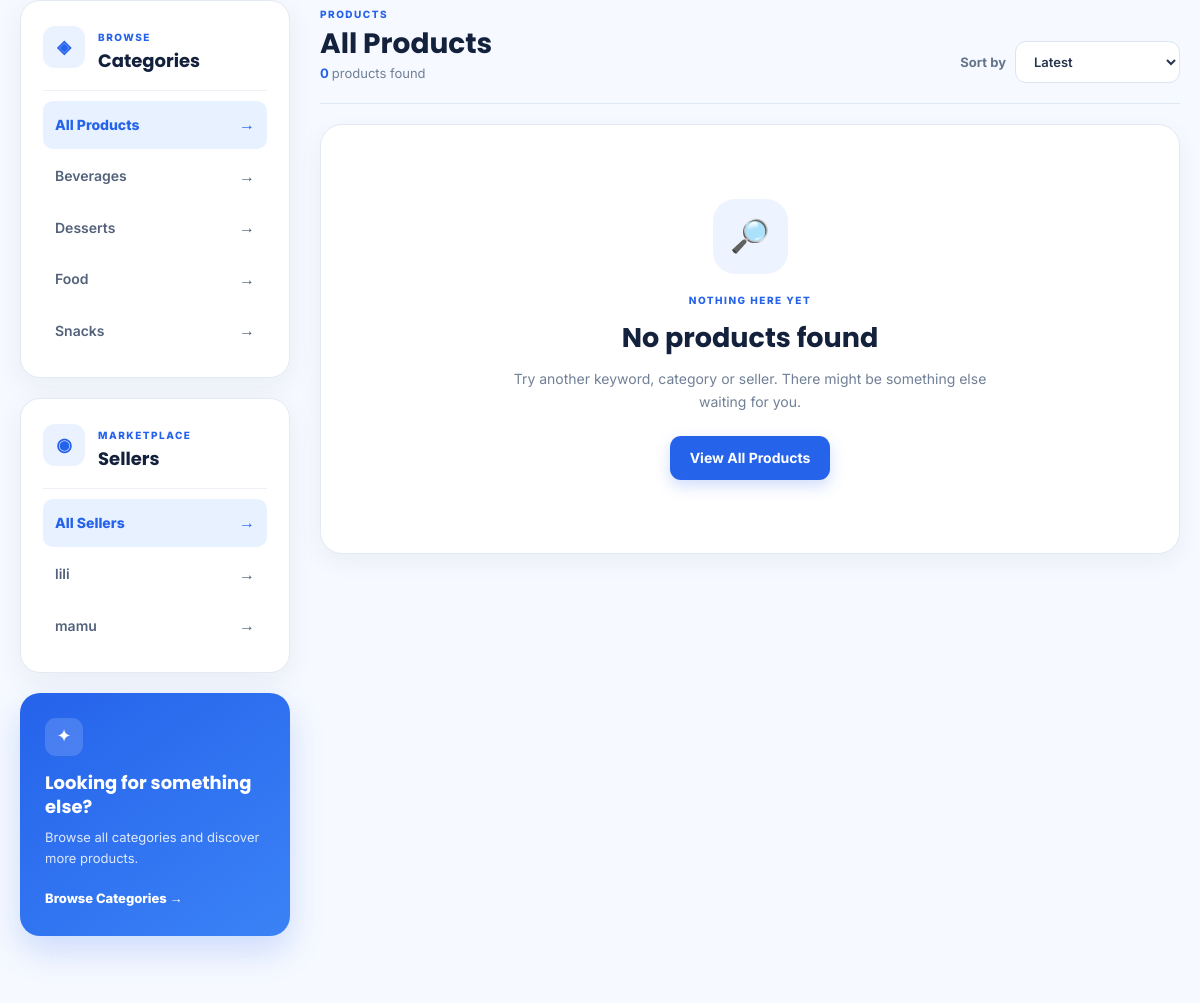
The page /catalog.php (middle part) on the database as committed earlier.
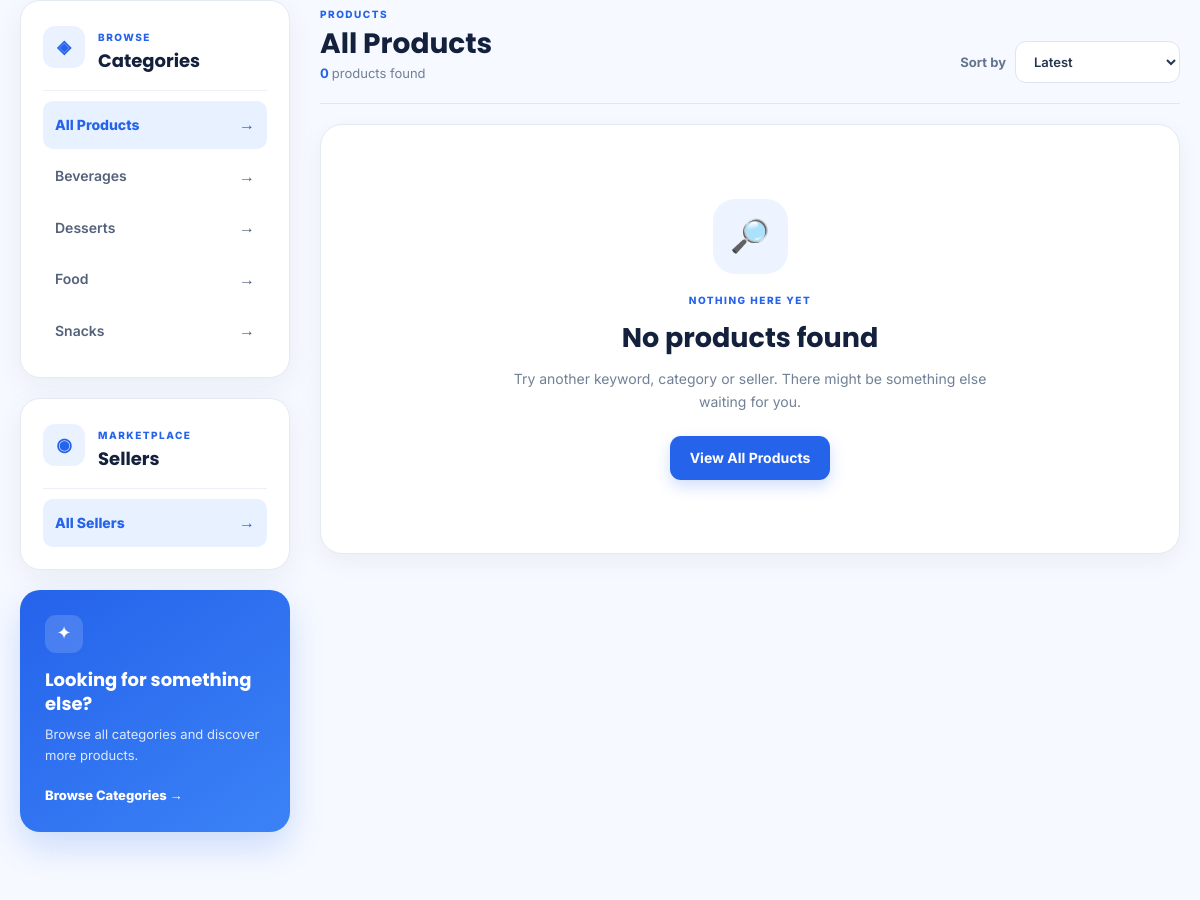
The same page on the database as committed later.
### tables this page shows
CREATE TABLE IF NOT EXISTS categories (
    category_id INT AUTO_INCREMENT PRIMARY KEY,

    category_name VARCHAR(100) NOT NULL UNIQUE,

    category_image VARCHAR(255) NULL,

    created_at DATETIME NOT NULL
        DEFAULT CURRENT_TIMESTAMP

);

CREATE TABLE IF NOT EXISTS vendors (
    vendor_id INT AUTO_INCREMENT PRIMARY KEY,

    user_id INT NOT NULL UNIQUE,

    business_name VARCHAR(150) NOT NULL,

    business_logo VARCHAR(255) NULL,

    business_description TEXT NULL,

    business_address TEXT NULL,

    category VARCHAR(100) NULL,

    delivery_method ENUM(
        'Pickup',
        'Postage',
        'Both'
    ) NOT NULL DEFAULT 'Both',

    approval_status ENUM(
        'Pending',
        'Approved',
        'Rejected',
        'Suspended'
    ) NOT NULL DEFAULT 'Pending',

    created_at DATETIME NOT NULL
        DEFAULT CURRENT_TIMESTAMP,

    updated_at DATETIME NOT NULL
        DEFAULT CURRENT_TIMESTAMP
        ON UPDATE CURRENT_TIMESTAMP,

    CONSTRAINT fk_vendors_user
        FOREIGN KEY (user_id)
        REFERENCES users(user_id)
        ON DELETE CASCADE

);

### config.php (called while the page is built, shortened)
<?php
if (!function_exists('e')) {
    function e($value)
    {
        return htmlspecialchars(
            (string) $value,
            ENT_QUOTES,
            'UTF-8'
        );
    }
}
?>

### catalog.php (the view, shortened to what this page needs)
<?php
require_once __DIR__ . '/config.php';
require_once __DIR__ . '/database/db.php';
$search = isset($_GET['search'])
    ? trim($_GET['search'])
    : '';
$categoryId = isset($_GET['category'])
    ? (int) $_GET['category']
    : 0;
$vendorId = isset($_GET['vendor'])
    ? (int) $_GET['vendor']
    : 0;
$sort = isset($_GET['sort'])
    ? trim($_GET['sort'])
    : 'latest';
$categories = [];
$vendors = [];
$products = [];
$productCount = 0;
$activeCategoryName = '';
$activeVendorName = '';
try {
    $categoryStmt = $db->prepare("
        SELECT
            category_id,
            category_name
        FROM categories
        ORDER BY category_name ASC
    ");
    $categoryStmt->execute();
    $categories = $categoryStmt->fetchAll(
        PDO::FETCH_ASSOC
    );
} catch (PDOException $e) {
    $categories = [];
}
try {
    $vendorStmt = $db->prepare("
        SELECT
            vendor_id,
            business_name
        FROM vendors
        ORDER BY business_name ASC
    ");
    $vendorStmt->execute();
    $vendors = $vendorStmt->fetchAll(
        PDO::FETCH_ASSOC
    );
} catch (PDOException $e) {
    $vendors = [];
}
$orderBy = 'p.created_at DESC';
switch ($sort) {
    case 'latest':
    default:
        $orderBy = 'p.created_at DESC';
        break;
}
$sql = "
    SELECT
        p.*,
        v.business_name,
        v.business_logo,
        c.category_name
    FROM products p
    INNER JOIN vendors v
        ON p.vendor_id = v.vendor_id
    INNER JOIN categories c
        ON p.category_id = c.category_id
    WHERE 1 = 1
";
$params = [];
$sql .= "
    ORDER BY {$orderBy}
";
try {
    $productStmt = $db->prepare($sql);
    $productStmt->execute($params);
    $products = $productStmt->fetchAll(
        PDO::FETCH_ASSOC
    );
    $productCount = count($products);
} catch (PDOException $e) {
    $products = [];
    $productCount = 0;
}
require_once __DIR__ . '/includes/header.php';
?>
<section class="catalog-content">
    <div class="catalog-layout">
        <aside class="catalog-sidebar">
            <div class="catalog-filter-card">
                <div class="catalog-filter-heading">
                    <span class="filter-icon">
                        ◈
                    </span>
                    <div>
                        <span class="small-label">
                            BROWSE
                        </span>
                        <h3>
                            Categories
                        </h3>
                    </div>
                </div>
                <div class="catalog-filter-list">
                    <a
                        href="<?= e(BASE_URL) ?>catalog.php"
                        class="<?= $categoryId === 0 ? 'active' : '' ?>"
                    >
                        <span>
                            All Products
                        </span>
                        <span>
                            →
                        </span>
                    </a>
                    <?php foreach ($categories as $category): ?>
                        <a
                            href="<?= e(BASE_URL) ?>catalog.php?category=<?= (int) $category['category_id'] ?>"
                            class="<?= $categoryId === (int) $category['category_id'] ? 'active' : '' ?>"
                        >
                            <span>
                                <?= e($category['category_name']) ?>
                            </span>
                            <span>
                                →
                            </span>
                        </a>
                    <?php endforeach; ?>
                </div>
            </div>
            <div class="catalog-filter-card">
                <div class="catalog-filter-heading">
                    <span class="filter-icon">
                        ◉
                    </span>
                    <div>
                        <span class="small-label">
                            MARKETPLACE
                        </span>
                        <h3>
                            Sellers
                        </h3>
                    </div>
                </div>
                <div class="catalog-filter-list">
                    <a
                        href="<?= e(BASE_URL) ?>catalog.php"
                        class="<?= $vendorId === 0 ? 'active' : '' ?>"
                    >
                        <span>
                            All Sellers
                        </span>
                        <span>
                            →
                        </span>
                    </a>
                    <?php foreach ($vendors as $vendor): ?>
                        <a
                            href="<?= e(BASE_URL) ?>catalog.php?vendor=<?= (int) $vendor['vendor_id'] ?>"
                            class="<?= $vendorId === (int) $vendor['vendor_id'] ? 'active' : '' ?>"
                        >
                            <span>
                                <?= e($vendor['business_name']) ?>
                            </span>
                            <span>
                                →
                            </span>
                        </a>
                    <?php endforeach; ?>
                </div>
            </div>
            <div class="catalog-sidebar-cta">
                <span>
                    ✦
                </span>
                <h3>
                    Looking for something else?
                </h3>
                <p>
                    Browse all categories and discover
                    more products.
                </p>
                <a
                    href="<?= e(BASE_URL) ?>category.php"
                >
                    Browse Categories →
                </a>
            </div>
        </aside>
        <div class="catalog-main">
            <div class="catalog-toolbar">
                <div class="catalog-toolbar-info">
                    <span class="small-label">
                        PRODUCTS
                    </span>
                    <h2>
                        <?php if ($activeCategoryName !== ''): ?>
                            <?= e($activeCategoryName) ?>
                        <?php elseif ($activeVendorName !== ''): ?>
                            <?= e($activeVendorName) ?>
                        <?php elseif ($search !== ''): ?>
                            Search results
                        <?php else: ?>
                            All Products
                        <?php endif; ?>
                    </h2>
                    <p>
                        <strong>
                            <?= $productCount ?>
                        </strong>
                        product<?= $productCount !== 1 ? 's' : '' ?>
                        found
                    </p>
                </div>
                <form
                    action="<?= e(BASE_URL) ?>catalog.php"
                    method="GET"
                    class="catalog-sort"
                >
                    <label for="sort">
                        Sort by
                    </label>
                    <select
                        name="sort"
                        id="sort"
                        onchange="this.form.submit()"
                    >
                        <option
                            value="latest"
                            <?= $sort === 'latest' ? 'selected' : '' ?>
                        >
                            Latest
                        </option>
                    </select>
                </form>
            </div>
            <?php if (!empty($products)): ?>
                <div class="catalog-product-grid">
                    <?php foreach ($products as $product): ?>
                        <?php
                        $productId =
                            (int) $product['product_id'];
                        $price =
                            (float) $product['price'];
                        $productImage =
                            getProductImage(
                                $product['image']
                            );
                        ?>
                        <article class="catalog-product-card">
                            <div class="catalog-product-image">
                                <a
                                    href="<?= e(BASE_URL) ?>product_details.php?id=<?= $productId ?>"
                                >
                                    <?php if (!empty($product['image'])): ?>
                                        <img
                                            src="<?= e($productImage) ?>"
                                            alt="<?= e($product['product_name']) ?>"
                                            loading="lazy"
                                        >
                                    <?php else: ?>
                                        <div class="catalog-product-placeholder">
                                            🛍️
                                        </div>
                                    <?php endif; ?>
                                </a>
                                <?php if (
                                    isset($_SESSION['user_id'])
                                ): ?>
                                    <button
                                        type="button"
                                        class="wishlist-btn"
                                        data-product-id="<?= $productId ?>"
                                        title="Add to wishlist"
                                    >
                                        ♡
                                    </button>
                                <?php endif; ?>
                                <span class="catalog-stock">
                                    <?= (int) $product['stock_quantity'] ?>
                                    left
                                </span>
                            </div>
                            <div class="catalog-product-body">
                                <span class="catalog-product-category">
                                    <?= e(
                                        $product['category_name']
                                    ) ?>
                                </span>
                                <h3>
                                    <a
                                        href="<?= e(BASE_URL) ?>product_details.php?id=<?= $productId ?>"
                                    >
                                        <?= e(
                                            $product['product_name']
                                        ) ?>
                                    </a>
                                </h3>
                                <p class="catalog-product-vendor">
                                    by
                                    <strong>
                                        <?= e(
                                            $product['business_name']
                                        ) ?>
                                    </strong>
                                </p>
                                <div class="catalog-product-footer">
                                    <div>
                                        <span>
                                            Price
                                        </span>
                                        <strong>
                                            RM
                                            <?= number_format(
                                                $price,
                                                2
                                            ) ?>
                                        </strong>
                                    </div>
                                    <?php if (
                                        isset($_SESSION['user_id'])
                                    ): ?>
                                        <button
                                            type="button"
                                            class="add-cart-btn"
                                            data-product-id="<?= $productId ?>"
                                        >
                                            🛒
                                            Add
                                        </button>
                                    <?php else: ?>
                                        <a
                                            href="<?= e(BASE_URL) ?>index.php"
                                            class="add-cart-btn"
                                        >
                                            Login
                                        </a>
                                    <?php endif; ?>
                                </div>
                            </div>
                        </article>
                    <?php endforeach; ?>
                </div>
            <?php else: ?>
                <div class="catalog-empty">
                    <div class="catalog-empty-icon">
                        🔎
                    </div>
                    <span class="small-label">
                        NOTHING HERE YET
                    </span>
                    <h2>
                        No products found
                    </h2>
                    <p>
                        Try another keyword, category or seller.
                        There might be something else waiting for you.
                    </p>
                    <a
                        href="<?= e(BASE_URL) ?>catalog.php"
                        class="btn btn-primary"
                    >
                        View All Products
                    </a>
                </div>
            <?php endif; ?>
        </div>
    </div>
</section>
</main>

### includes/header.php (shortened to what this page needs)
<!DOCTYPE html>
<html lang="en">
<head>
    <link
        rel="stylesheet"
        href="<?= htmlspecialchars(
            rtrim(BASE_URL, '/') . '/css/style.css',
            ENT_QUOTES,
            'UTF-8'
        ) ?>"
    >
    <link
    rel="stylesheet"
    href="https://cdn.jsdelivr.net/npm/bootstrap-icons@1.11.3/font/bootstrap-icons.min.css"
>
    <link
        rel="stylesheet"
        href="<?= htmlspecialchars(
            rtrim(BASE_URL, '/') . '/css/responsive.css',
            ENT_QUOTES,
            'UTF-8'
        ) ?>"
    >
</head>
<body>
    <?php
    $navbarPath = __DIR__ . '/navbar.php';
    if (file_exists($navbarPath)) {
        require_once $navbarPath;
    }
    ?>
    <main
        id="main-content"
        class="site-main"
    >

### includes/navbar.php (shortened to what this page needs)
<?php
$navBaseUrl = defined('BASE_URL')
    ? rtrim(BASE_URL, '/') . '/'
    : '/hochipohub/';
if (!function_exists('navUrl')) {
    function navUrl($path = '')
    {
        global $navBaseUrl;
        return $navBaseUrl . ltrim($path, '/');
    }
}
?>
<link
    rel="stylesheet"
    href="<?= htmlspecialchars(
        navUrl('css/modal.css'),
        ENT_QUOTES,
        'UTF-8'
    ) ?>"
>

### css/responsive.css (style rules this page uses)
* { max-width: 100%; }

Rows that differ between the two databases and show on the page:
removed vendors: business_name "lili"
removed vendors: business_name "mamu"
